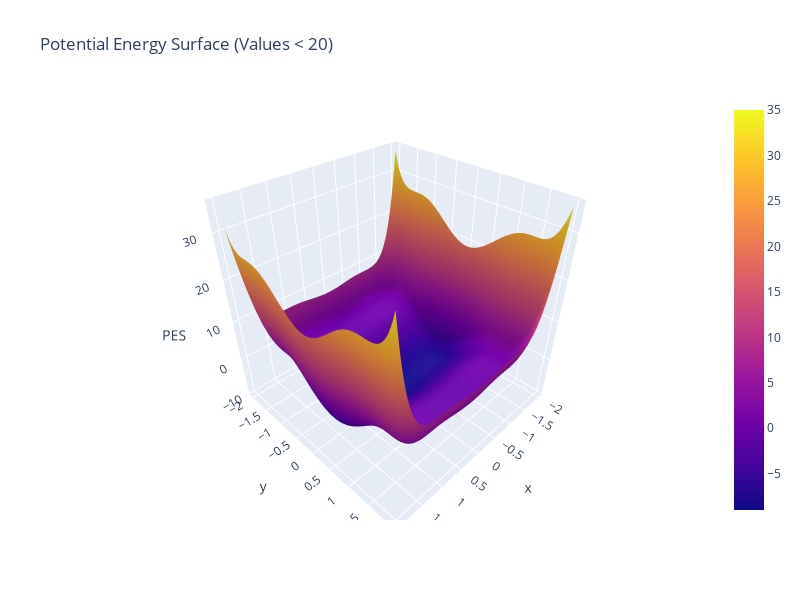
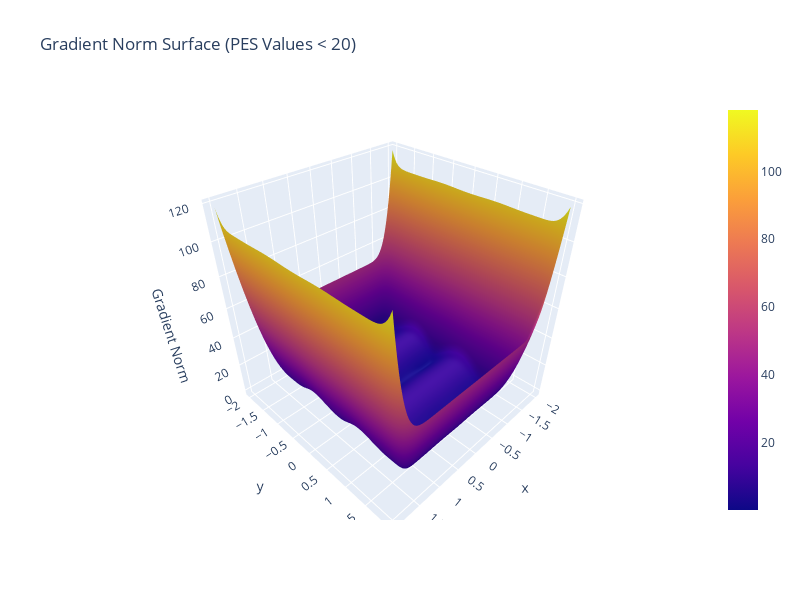

The notebook cell these images were saved under, in order:
### Code cell
plot_pes_and_gradient(toy_polynomial_2d, logscale=True)

### Figure 1 — Plotly figure (JSON) as saved in the notebook; plotly's stock layout.template omitted (floating-point values rounded to 4 significant figures; data arrays with more than 128 entries replaced by an {"elided": "..."} marker saying what was removed)
{"data": [{"type": "surface", "x": {"elided": "100x100 float values"}, "y": {"elided": "100x100 float values"}, "z": {"elided": "100x100 float values"}}], "layout": {"height": 600, "scene": {"xaxis": {"title": {"text": "x"}}, "yaxis": {"title": {"text": "y"}}, "zaxis": {"title": {"text": "PES"}}}, "title": {"text": "Potential Energy Surface (Values < 20)"}, "width": 800}}

### Figure 2 — Plotly figure (JSON) as saved in the notebook; plotly's stock layout.template omitted (floating-point values rounded to 4 significant figures; data arrays with more than 128 entries replaced by an {"elided": "..."} marker saying what was removed)
{"data": [{"type": "surface", "x": {"elided": "100x100 float values"}, "y": {"elided": "100x100 float values"}, "z": {"elided": "100x100 float values"}}], "layout": {"height": 600, "scene": {"xaxis": {"title": {"text": "x"}}, "yaxis": {"title": {"text": "y"}}, "zaxis": {"title": {"text": "Gradient Norm"}}}, "title": {"text": "Gradient Norm Surface (PES Values < 20)"}, "width": 800}}
